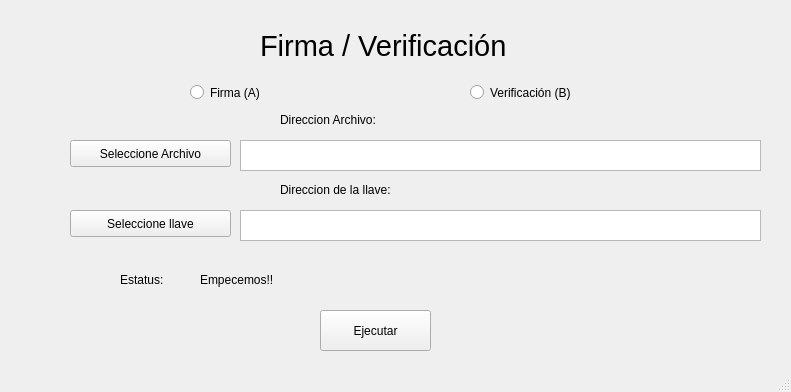
<?xml version="1.0" encoding="UTF-8"?>
<ui version="4.0">
 <class>FirmaVerifica</class>
 <widget class="QMainWindow" name="FirmaVerifica">
  <property name="geometry">
   <rect>
    <x>0</x>
    <y>0</y>
    <width>791</width>
    <height>392</height>
   </rect>
  </property>
  <property name="windowTitle">
   <string>Firma / Verificacion</string>
  </property>
  <widget class="QWidget" name="centralwidget">
   <widget class="QLabel" name="label">
    <property name="geometry">
     <rect>
      <x>260</x>
      <y>30</y>
      <width>311</width>
      <height>31</height>
     </rect>
    </property>
    <property name="font">
     <font>
      <pointsize>22</pointsize>
     </font>
    </property>
    <property name="text">
     <string>Firma / Verificación</string>
    </property>
   </widget>
   <widget class="QPlainTextEdit" name="pathArchivo">
    <property name="geometry">
     <rect>
      <x>240</x>
      <y>140</y>
      <width>521</width>
      <height>31</height>
     </rect>
    </property>
   </widget>
   <widget class="QPushButton" name="LlaveButton">
    <property name="geometry">
     <rect>
      <x>70</x>
      <y>210</y>
      <width>161</width>
      <height>27</height>
     </rect>
    </property>
    <property name="text">
     <string>Seleccione llave</string>
    </property>
   </widget>
   <widget class="QLabel" name="label_3">
    <property name="geometry">
     <rect>
      <x>120</x>
      <y>270</y>
      <width>79</width>
      <height>19</height>
     </rect>
    </property>
    <property name="text">
     <string>Estatus:</string>
    </property>
   </widget>
   <widget class="QRadioButton" name="FirmaradioButton">
    <property name="geometry">
     <rect>
      <x>190</x>
      <y>80</y>
      <width>124</width>
      <height>25</height>
     </rect>
    </property>
    <property name="text">
     <string>Firma (A)</string>
    </property>
   </widget>
   <widget class="QPlainTextEdit" name="LlavePath">
    <property name="geometry">
     <rect>
      <x>240</x>
      <y>210</y>
      <width>521</width>
      <height>31</height>
     </rect>
    </property>
   </widget>
   <widget class="QRadioButton" name="VerifiradioButton">
    <property name="geometry">
     <rect>
      <x>470</x>
      <y>80</y>
      <width>161</width>
      <height>25</height>
     </rect>
    </property>
    <property name="text">
     <string>Verificación (B)</string>
    </property>
   </widget>
   <widget class="QPushButton" name="ArchivoButton">
    <property name="geometry">
     <rect>
      <x>70</x>
      <y>140</y>
      <width>161</width>
      <height>27</height>
     </rect>
    </property>
    <property name="text">
     <string>Seleccione Archivo</string>
    </property>
   </widget>
   <widget class="QLabel" name="label_2">
    <property name="geometry">
     <rect>
      <x>280</x>
      <y>110</y>
      <width>151</width>
      <height>19</height>
     </rect>
    </property>
    <property name="text">
     <string>Direccion Archivo:</string>
    </property>
   </widget>
   <widget class="QLabel" name="EstatusN">
    <property name="geometry">
     <rect>
      <x>200</x>
      <y>270</y>
      <width>561</width>
      <height>19</height>
     </rect>
    </property>
    <property name="text">
     <string>Empecemos!!</string>
    </property>
   </widget>
   <widget class="QLabel" name="label_5">
    <property name="geometry">
     <rect>
      <x>280</x>
      <y>180</y>
      <width>191</width>
      <height>19</height>
     </rect>
    </property>
    <property name="text">
     <string>Direccion de la llave:</string>
    </property>
   </widget>
   <widget class="QPushButton" name="Ejecutar">
    <property name="geometry">
     <rect>
      <x>320</x>
      <y>310</y>
      <width>111</width>
      <height>41</height>
     </rect>
    </property>
    <property name="text">
     <string>Ejecutar</string>
    </property>
   </widget>
  </widget>
  <widget class="QStatusBar" name="statusbar"/>
 </widget>
 <resources/>
 <connections/>
</ui>
